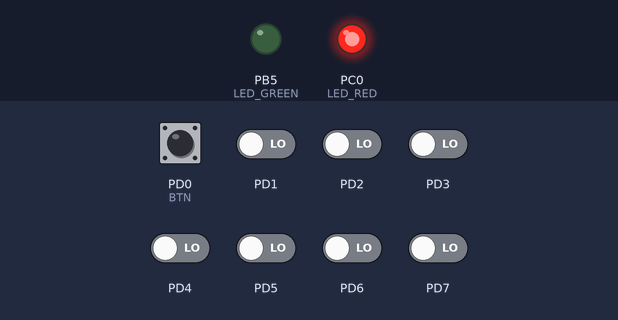
The program below on a simulated ATmega328P, built with avr-gcc and emulated at 16 MHz. Shown: output pins drawn as LEDs (lit = HIGH). The test bench sets the inputs (shaded band); at power-on: PD0 (BTN) HIGH, PD1–7 LOW.

Above: at 2.3 s.
2.4 s: PD0 (BTN) pulled LOW for 0.65 s
At 2.9 s:
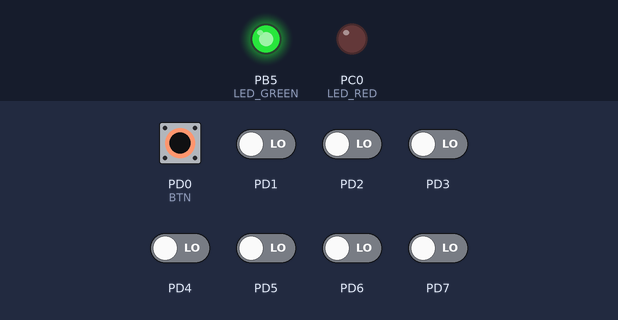
Timing chart, 0 to 5.4 s (numbered marks = the images above; inputs shaded):
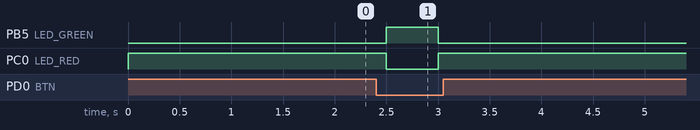

The program:

main.c
```c
// (licence header left out)
/* Defines -----------------------------------------------------------*/
#define LED_GREEN   PB5     // AVR pin where green LED is connected
#define LED_RED     PC0
#define BTN         PD0
#define BLINK_DELAY 500
#ifndef F_CPU
#define F_CPU 16000000      // CPU frequency in Hz required for delay
#endif

/* Includes ----------------------------------------------------------*/
#include <util/delay.h>     // Functions for busy-wait delay loops
#include <avr/io.h>         // AVR device-specific IO definitions
#include "gpio.h"           // GPIO library for AVR-GCC

/* Function definitions ----------------------------------------------*/
/**
 * Main function where the program execution begins. Toggle two LEDs
 * when a push button is pressed. Functions from user-defined GPIO
 * library is used instead of low-level logic operations.
 */
int main(void)
{
    /* GREEN LED */
    GPIO_config_output(&DDRB, LED_GREEN);
    GPIO_write_low(&PORTB, LED_GREEN); // LED off, because active high

    /* second LED */
    // WRITE YOUR CODE HERE
	GPIO_config_output(&DDRC, LED_RED);
	GPIO_write_high(&PORTC, LED_RED);

    /* push button */
    // WRITE YOUR CODE HERE
	GPIO_config_input_pullup(&DDRD, BTN);

    // Infinite loop
    while (1)
    {
        // Pause several milliseconds
        _delay_ms(BLINK_DELAY);

        // WRITE YOUR CODE HERE
		if(GPIO_read(&PIND,BTN))
		{
			GPIO_toggle(&PORTB, LED_GREEN);
			GPIO_toggle(&PORTC, LED_RED);
		}

    }

    // Will never reach this
    return 0;
}
```

gpio.c
```c
// (licence header left out)
/* Includes ----------------------------------------------------------*/
#include "gpio.h"

/* Function definitions ----------------------------------------------*/
void GPIO_config_output(volatile uint8_t *reg_name, uint8_t pin_num)
{
    *reg_name = *reg_name | (1<<pin_num);
}

/*--------------------------------------------------------------------*/
/* GPIO_config_input_nopull */
void GPIO_config_input_nopull(volatile uint8_t *reg_name, uint8_t pin_num)
{
	*reg_name = *reg_name & ~(1<<pin_num);  // Data Direction Register
	*reg_name++;                    // Change pointer to Data Register
	*reg_name = *reg_name & ~(1<<pin_num);   // Data Register
}
/*--------------------------------------------------------------------*/
void GPIO_config_input_pullup(volatile uint8_t *reg_name, uint8_t pin_num)
{
    *reg_name = *reg_name & ~(1<<pin_num);  // Data Direction Register
    *reg_name++;                    // Change pointer to Data Register
    *reg_name = *reg_name | (1<<pin_num);   // Data Register
}

/*--------------------------------------------------------------------*/
void GPIO_write_low(volatile uint8_t *reg_name, uint8_t pin_num)
{
    *reg_name = *reg_name & ~(1<<pin_num);
}

/*--------------------------------------------------------------------*/
/* GPIO_write_high */
void GPIO_write_high(volatile uint8_t *reg_name, uint8_t pin_num)
{
	*reg_name = *reg_name | (1<<pin_num);
}

/*--------------------------------------------------------------------*/
/* GPIO_toggle */
void GPIO_toggle(volatile uint8_t *reg_name, uint8_t pin_num)
{
	*reg_name = *reg_name ^ (1<<pin_num);
}

/*--------------------------------------------------------------------*/
/* GPIO_read */
uint8_t GPIO_read(volatile uint8_t *reg_name, uint8_t pin_num)
{
	uint8_t result;
	result = bit_is_clear(*reg_name,pin_num);
	return result;
}
```

gpio.h
```c
#ifndef GPIO_H
#define GPIO_H

/***********************************************************************
 *
 * GPIO library for AVR-GCC.
 * ATmega328P (Arduino Uno), 16 MHz, AVR 8-bit Toolchain 3.6.2
 *
 * Copyright (c) 2019-2020 Tomas Fryza
 * Dept. of Radio Electronics, Brno University of Technology, Czechia
 * This work is licensed under the terms of the MIT license.
 *
 **********************************************************************/

/**
 * @file  gpio.h
 * @brief GPIO library for AVR-GCC.
 *
 * @details
 * The library contains functions for controlling AVRs' gpio pin(s).
 *
 * @note
 * Based on AVR Libc Reference Manual. Tested on ATmega328P (Arduino Uno),
 * 16 MHz, AVR 8-bit Toolchain 3.6.2.
 *
 * @copyright (c) 2019-2020 Tomas Fryza
 * Dept. of Radio Electronics, Brno University of Technology, Czechia
 * This work is licensed under the terms of the MIT license.
 */

/* Includes ----------------------------------------------------------*/
#include <avr/io.h>

/* Function prototypes -----------------------------------------------*/
/**
 * @brief Configure one output pin in Data Direction Register.
 * @param reg_name - Address of Data Direction Register, such as &DDRA,
 *                   &DDRB, ...
 * @param pin_num - Pin designation in the interval 0 to 7
 */
void GPIO_config_output(volatile uint8_t *reg_name, uint8_t pin_num);

/* GPIO_config_input_nopull */
void GPIO_config_input_nopull(volatile uint8_t *reg_name, uint8_t pin_num);

void GPIO_config_input_pullup(volatile uint8_t *reg_name, uint8_t pin_num);

void GPIO_write_low(volatile uint8_t *reg_name, uint8_t pin_num);

/* GPIO_write_high */
void GPIO_write_high(volatile uint8_t *reg_name, uint8_t pin_num);

/* GPIO_toggle */

void GPIO_toggle(volatile uint8_t *reg_name, uint8_t pin_num);

uint8_t GPIO_read(volatile uint8_t *reg_name, uint8_t pin_num);

#endif
```

Measured:
- after the input at 2.4 s, PB5 (LED_GREEN): LOW → HIGH after 0.10 s, → LOW 0.50 s later; PC0 (LED_RED): HIGH → LOW after 0.10 s, → HIGH 0.50 s later
